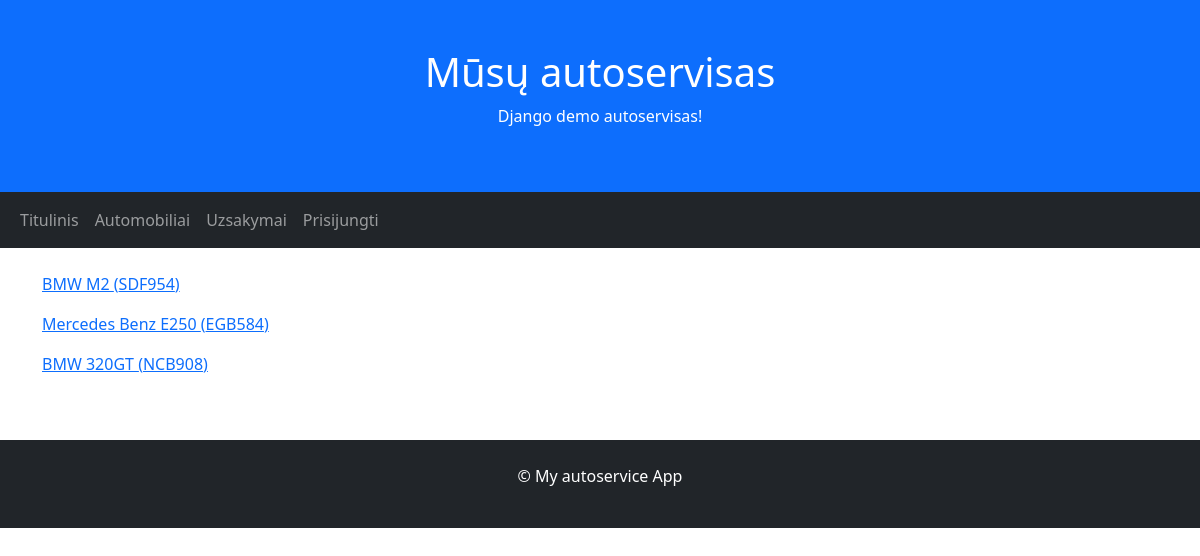
Screenshot of /cars/ with the database file from the repository.
### autoservice/models.py (models this page shows)
class Car(models.Model):
    make = models.CharField()
    model = models.CharField()
    license_plate = models.CharField()
    vin_code = models.CharField()
    client_name = models.CharField()
    description = HTMLField(default="")
    def __str__(self):
        return f"{self.make} {self.model}"

### autoservice/views.py (the view)
# urls.py: path('cars/', views.cars, name="cars"),
def cars(request):
    context = {
        'cars': Car.objects.all(),
    }
    return render(request, template_name="cars.html", context=context)

### autoservice/templates/cars.html (shortened to what this page needs)
{% extends 'base.html' %}
{% block content %}
{% for car in cars %}
<p><a href="{% url 'car' car.pk %}">{{ car }} ({{ car.license_plate }})</a></p>
{% endfor %}
{% endblock %}

### rows the page displays
Car: make+model "BMW M2", license_plate "SDF954"
Car: make+model "Mercedes Benz E250", license_plate "EGB584"
Car: make+model "BMW 320GT", license_plate "NCB908"
